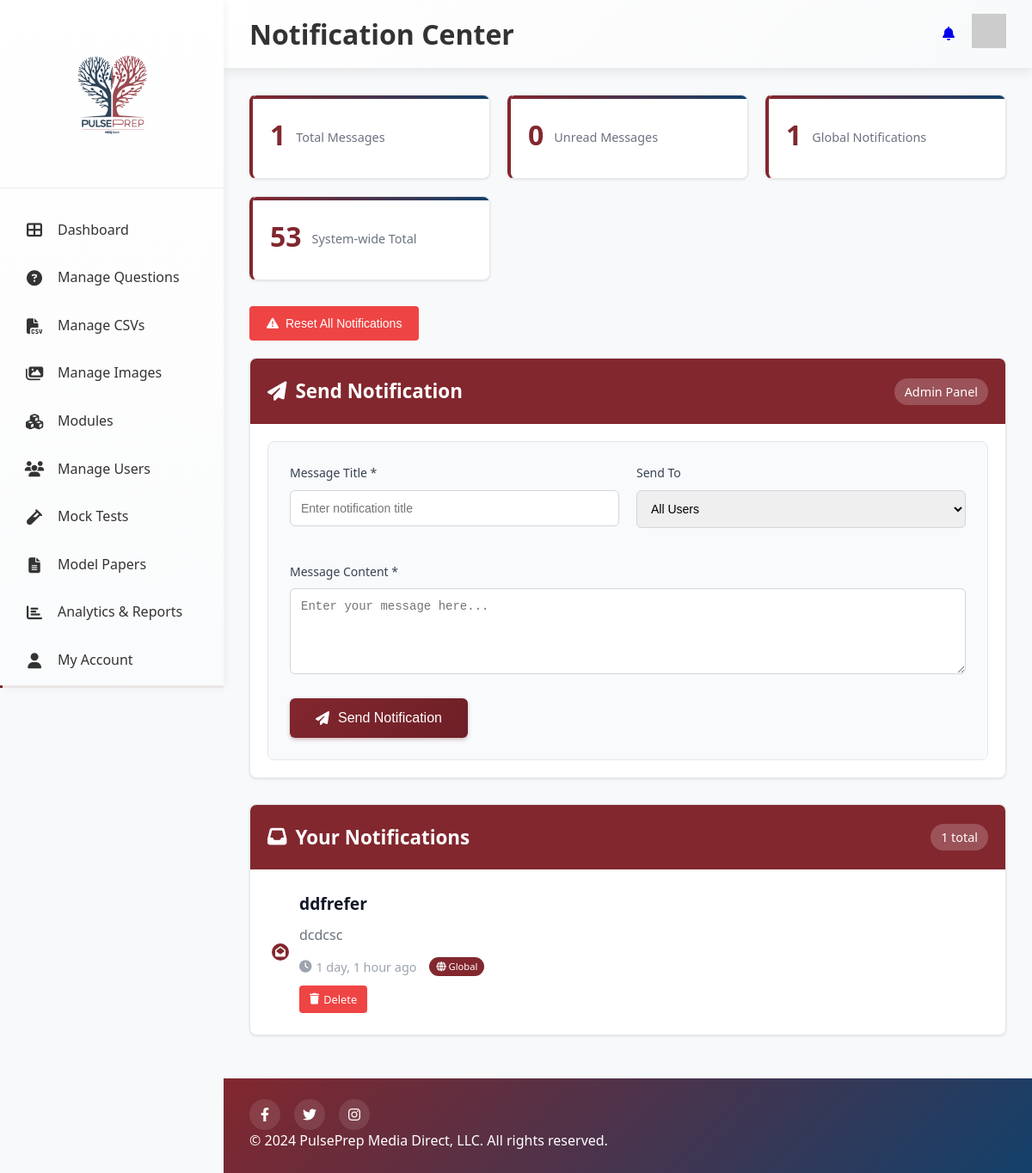
/notification/ (signed in), run on the app's committed database.
### notifications/models.py (models this page shows, shortened)
class NotificationMessage(models.Model):
    title = models.CharField(max_length=200)
    content = models.TextField()
    created_at = models.DateTimeField(auto_now_add=True)
    is_read = models.BooleanField(default=False)
    recipient = models.ForeignKey(
        settings.AUTH_USER_MODEL,
        on_delete=models.CASCADE,
        null=True,
        blank=True,
        related_name='user_notifications'
    )
    class Meta:
        ordering = ['-created_at']
        db_table = 'notifications_message'
        verbose_name = 'Notification Message'
        verbose_name_plural = 'Notification Messages'

### notifications/views.py (the view, shortened to what this page needs)
# urls.py: path('', views.notification_center, name='notification_center'),
@login_required
def notification_center(request):
    try:
        notifications_qs = NotificationMessage.objects.filter(
            Q(recipient=request.user) | Q(recipient__isnull=True)
        ).order_by('-created_at')
        paginator = Paginator(notifications_qs, 10)
        page_number = request.GET.get('page')
        user_notifications = paginator.get_page(page_number)
        total_count = notifications_qs.count()
        unread_count = notifications_qs.filter(is_read=False).count()
        admin_stats = {}
        if request.user.is_admin or request.user.is_superuser:
            admin_stats = {
                'total_notifications': NotificationMessage.objects.count(),
                'global_notifications': NotificationMessage.objects.filter(recipient__isnull=True).count(),
                'user_specific_notifications': NotificationMessage.objects.filter(recipient__isnull=False).count(),
                'unread_system_wide': NotificationMessage.objects.filter(is_read=False).count(),
            }
        user_stats = {}
        if request.user.is_admin or request.user.is_superuser:
            mbbs_students = CustomUser.objects.filter(
                degree='MBBS', is_admin=False, is_superuser=False, approval_status='approved'
            ).count()
            bds_students = CustomUser.objects.filter(
                degree='BDS', is_admin=False, is_superuser=False, approval_status='approved'
            ).count()
            year_counts = {}
            for year_num, year_display in CustomUser.YEAR_CHOICES:
                year_counts[year_num] = CustomUser.objects.filter(
                    year=year_num, is_admin=False, is_superuser=False, approval_status='approved'
                ).count()
            degree_year_counts = {}
            for degree in ['MBBS', 'BDS']:
                degree_year_counts[degree] = {}
                for year_num, year_display in CustomUser.YEAR_CHOICES:
                    degree_year_counts[degree][year_num] = CustomUser.objects.filter(
                        degree=degree, year=year_num, is_admin=False, is_superuser=False, approval_status='approved'
                    ).count()
            user_stats = {
                'mbbs_students': mbbs_students,
                'bds_students': bds_students,
                'year_counts': year_counts,
                'degree_year_counts': degree_year_counts,
                'total_students': mbbs_students + bds_students,
                'total_admins': CustomUser.objects.filter(Q(is_admin=True) | Q(is_superuser=True)).count(),
            }
    except Exception as e:
        user_notifications = []
        total_count = 0
        unread_count = 0
        admin_stats = {}
        user_stats = {}
    context = {
        'notifications': user_notifications,
        'total_count': total_count,
        'unread_count': unread_count,
        'admin_stats': admin_stats,
        'user_stats': user_stats,
        'degree_choices': CustomUser.DEGREE_CHOICES,
        'year_choices': CustomUser.YEAR_CHOICES,
    }
    return render(request, 'notifications/notification_center.html', context)

### templates/notifications/notification_center.html (shortened to what this page needs)
{% load static %}
<!DOCTYPE html>
<html lang="en">
<head>
    <link rel="stylesheet" href="{% static 'css/DAstyles.css' %}" />
    <link rel="stylesheet" href="{% static 'css/MQstyles.css' %}" />
    <link rel="stylesheet" href="https://cdnjs.cloudflare.com/ajax/libs/font-awesome/6.4.0/css/all.min.css" />
</head>
<body>
    <div class="container">
        <aside class="sidebar">
            <div class="logo-container">
                <img src="{% static 'images/Logo.png' %}" alt="PulsePrep Logo" class="logo" />
            </div>
            <nav class="nav-menu">
                <a href="{% url 'dashboard' %}" class="nav-item {% if request.resolver_match.url_name == 'dashboard' %}active{% endif %}">
                    <i class="fas fa-th-large"></i>
                    <span>Dashboard</span>
                </a>
                <a href="{% url 'questionbank' %}" class="nav-item {% if request.resolver_match.url_name == 'questionbank' %}active{% endif %}">
                    <i class="fas fa-question-circle"></i>
                    <span>Manage Questions</span>
                </a>
                <a href="{% url 'manage_csv' %}" class="nav-item {% if request.resolver_match.url_name == 'manage_csv' %}active{% endif %}">
                    <i class="fas fa-file-csv"></i>
                    <span>Manage CSVs</span>
                </a>
                <a href="{% url 'manage_images' %}" class="nav-item {% if request.resolver_match.url_name == 'manage_images' %}active{% endif %}">
                    <i class="fas fa-images"></i>
                    <span>Manage Images</span>
                </a>
                <a href="{% url 'managemodule' %}" class="nav-item {% if request.resolver_match.url_name == 'managemodule' %}active{% endif %}">
                    <i class="fas fa-cubes"></i>
                    <span>Modules</span>
                </a>
                <a href="/admin/user_management/customuser/" class="nav-item">
                    <i class="fas fa-users"></i>
                    <span>Manage Users</span>
                </a>
                <a href="{% url 'mocktest_list' %}" class="nav-item {% if request.resolver_match.url_name == 'mocktest_list' %}active{% endif %}">
                    <i class="fas fa-vial"></i>
                    <span>Mock Tests</span>
                </a>
                <a href="{% url 'modelpaper_list' %}" class="nav-item {% if request.resolver_match.url_name == 'modelpaper_list' %}active{% endif %}">
                    <i class="fas fa-file-alt"></i>
                    <span>Model Papers</span>
                </a>
                <a href="{% url 'analytics_report' %}" class="nav-item {% if request.resolver_match.url_name == 'analytics_report' %}active{% endif %}">
                    <i class="fas fa-chart-bar"></i>
                    <span>Analytics & Reports</span>
                </a>
                <a href="{% url 'myaccount' %}" class="nav-item {% if request.resolver_match.url_name == 'myaccount' %}active{% endif %}">
                    <i class="fas fa-user"></i>
                    <span>My Account</span>
                </a>
                <a href="{% url 'notification_center' %}" class="nav-item {% if request.resolver_match.url_name == 'notification_center' %}active{% endif %}">
                </a>
            </nav>
        </aside>
        <main class="main-content">
            <header class="header">
                <h1>Notification Center</h1>
                <div class="user-menu">
                    <a href="{% url 'notification_center' %}">
                        <i class="fas fa-bell"></i>
                    </a>
                    <div class="avatar">
                        <img src="https://i.pravatar.cc/40?img=12" alt="User Avatar" />
                    </div>
                </div>
            </header>
            <div class="dashboard-content">
                <div class="question-management-container">
                    <div class="notification-stats">
                        <div class="stat-card">
                            <h3>{{ total_count }}</h3>
                            <p>Total Messages</p>
                        </div>
                        <div class="stat-card">
                            <h3>{{ unread_count }}</h3>
                            <p>Unread Messages</p>
                        </div>
                        {% if user.is_admin or user.is_superuser %}
                        <div class="stat-card">
                            <h3>{{ admin_stats.global_notifications|default:"0" }}</h3>
                            <p>Global Notifications</p>
                        </div>
                        <div class="stat-card">
                            <h3>{{ admin_stats.total_notifications|default:"0" }}</h3>
                            <p>System-wide Total</p>
                        </div>
                        {% endif %}
                    </div>
                    {% if user.is_admin or user.is_superuser %}
                    <div class="action-buttons">
                        <button type="button" class="btn-danger" onclick="openResetModal()">
                            <i class="fas fa-exclamation-triangle"></i> Reset All Notifications
                        </button>
                    </div>
                    {% endif %}
                    {% if user.is_admin or user.is_superuser %}
                    <div class="notifications-container" style="margin-bottom: 30px;">
                        <div class="notifications-header">
                            <h2><i class="fas fa-paper-plane"></i> Send Notification</h2>
                            <span class="notification-count">Admin Panel</span>
                        </div>
                        <form method="POST" class="send-notification-form">
                            <div class="form-grid">
                                <div class="form-group">
                                    <label for="title">Message Title *</label>
                                    <input type="text" id="title" name="title" required placeholder="Enter notification title">
                                </div>
                                <div class="form-group">
                                    <label for="target_type">Send To</label>
                                    <select id="target_type" name="target_type" onchange="updateTargetFilters()">
                                        <option value="all">All Users</option>
                                    </select>
                                </div>
                            </div>
                            <div class="form-group">
                                <label for="content">Message Content *</label>
                                <textarea id="content" name="content" required rows="4" placeholder="Enter your message here..."></textarea>
                            </div>
                            <button type="submit" class="submit-btn">
                                <i class="fas fa-paper-plane"></i> Send Notification
                            </button>
                        </form>
                    </div>
                    {% endif %}
                    <div class="notifications-container">
                        <div class="notifications-header">
                            <h2><i class="fas fa-inbox"></i> Your Notifications</h2>
                            <span class="notification-count">{{ total_count }} total</span>
                        </div>
                        <div class="notifications-list">
                            {% for notification in notifications %}
                            <div class="notification-item {% if not notification.is_read %}unread{% endif %}">
                                <div class="notification-content">
                                    <div class="notification-icon">
                                        {% if notification.is_read %}
                                        <i class="fas fa-envelope-open"></i>
                                        {% else %}
                                        <i class="fas fa-envelope"></i>
                                        {% endif %}
                                    </div>
                                    <div class="notification-body">
                                        <div class="notification-title">{{ notification.title }}</div>
                                        <div class="notification-message">{{ notification.content }}</div>
                                        <div class="notification-time">
                                            <i class="fas fa-clock"></i>
                                            {{ notification.created_at|timesince }} ago
                                            {% if notification.recipient is null %}
                                            <span style="margin-left: 10px; background: #82272e; color: white; padding: 2px 8px; border-radius: 12px; font-size: 0.7rem;">
                                                <i class="fas fa-globe"></i> Global
                                            </span>
                                            {% endif %}
                                        </div>
                                        <div class="notification-actions">
                                            {% if user.is_admin or user.is_superuser %}
                                            <a href="{% url 'delete_notification' notification.id %}"
                                               class="btn-delete"
                                               onclick="return confirm('⚠️ WARNING: This will delete this notification for ALL USERS in the system!\n\nThis includes:\n• The notification sender/admin\n• All students who received it\n• All other users\n\nThis action cannot be undone.\n\nAre you sure you want to proceed?')">
                                                <i class="fas fa-trash"></i> Delete
                                            </a>
                                            {% endif %}
                                        </div>
                                    </div>
                                </div>
                            </div>
                            {% empty %}
                            <div class="empty-state">
                                <i class="fas fa-bell-slash"></i>
                                <h3>No Notifications</h3>
                                <p>You don't have any notifications yet. Check back later!</p>
                            </div>
                            {% endfor %}
                        </div>
                    </div>
                </div>
            </div>
            <footer class="footer">
                <div class="social-links">
                    <a href="#" title="Facebook"><i class="fab fa-facebook-f"></i></a>
                    <a href="#" title="Twitter"><i class="fab fa-twitter"></i></a>
                    <a href="#" title="Instagram"><i class="fab fa-instagram"></i></a>
                </div>
                <div class="copyright">
                    &copy; {{ current_year|default:"2024" }} PulsePrep Media Direct, LLC. All rights reserved.
                </div>
            </footer>
        </main>
    </div>
</body>
</html>

### data on the page
NotificationMessage: is_read True (drawn), title "ddfrefer", content "dcdcsc", created_at "1 day, 1 hour", shows "Global"

### other printed values
{{ total_count }} "1"
{{ unread_count }} "0"
{{ admin_stats.global_notifications|default:"0" }} "1"
{{ admin_stats.total_notifications|default:"0" }} "53"
{{ current_year|default:"2024" }} "2024"
